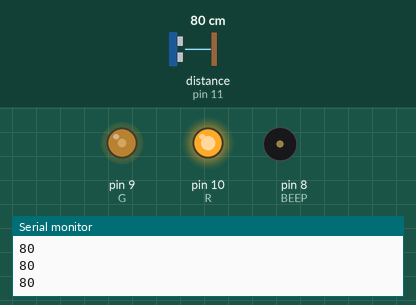
This sketch was run on a simulated Arduino Uno, built with avr-gcc and run on an emulated ATmega328P. Shown: output pins drawn as LEDs (lit = HIGH), buzzer (waves = sounding, pin HIGH), the last lines printed to the serial monitor. The test bench sets the inputs (shaded band); at power-on: distance to the obstacle (sensor on pin 11) 80 cm.

Above: at 1.2 s.
1.3 s: distance to the obstacle (sensor on pin 11) set to 2 cm
At 2.5 s:
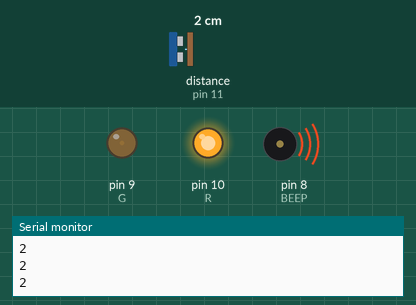
2.8 s: distance to the obstacle (sensor on pin 11) set to 18 cm
At 3.14 s:
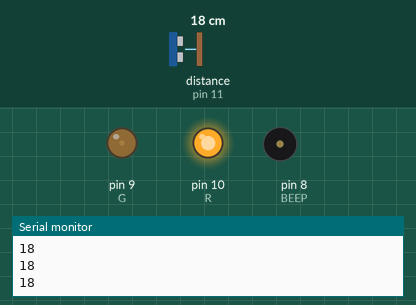
5.8 s: distance to the obstacle (sensor on pin 11) set to 60 cm
At 6.21 s:
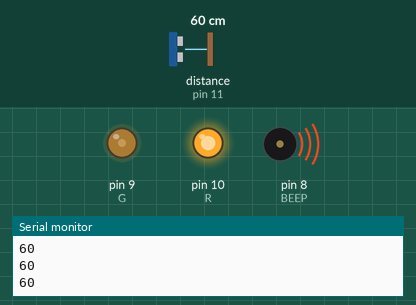
8.8 s: distance to the obstacle (sensor on pin 11) set to 120 cm
At 10.7 s:
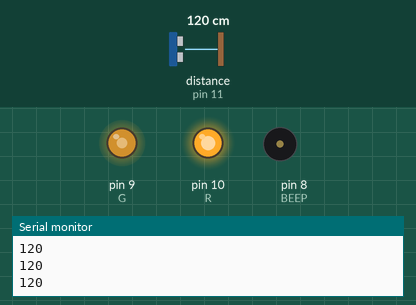
11.3 s: distance to the obstacle (sensor on pin 11) set to 250 cm
At 12.5 s:
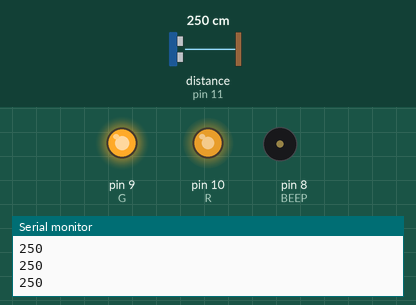
12.8 s: distance to the obstacle (sensor on pin 11) set to 35 cm
At 13.26 s:
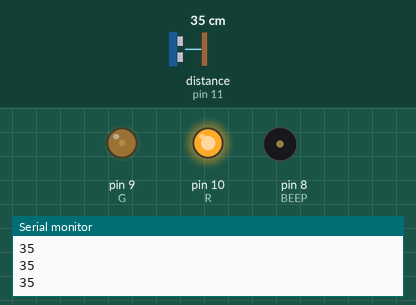
Timing chart, 0 to 16.8 s (numbered marks = the images above; inputs shaded):
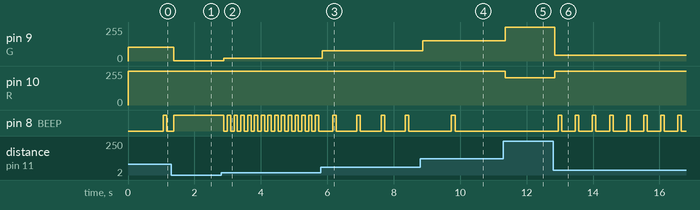

The sketch:

distance.ino
```cpp
/**
 * Distance meter with light and sound warning
 * @author Jacinto Mba <jacmba@gmail.com>
 */

#include <Ultrasonic.h>

const int R = 10; // Red light pin
const int G = 9; // Green light pin
const int BEEP = 8; // Sound beeper pin

Ultrasonic us(12,11); // Initialize ultrasonic module lib
int cont = 0; // Beep frequency counter

void setup () {
  Serial.begin(9600);

  pinMode(R, OUTPUT);
  pinMode(G, OUTPUT);
  pinMode(BEEP, OUTPUT);
}

void loop () {
  // Get distance in centimeters
  long dist = us.distanceRead(CM);
  Serial.println(dist);

  // Calculate green light intensity
  int green = (int)((float)dist / 200. * 255.);
  analogWrite(G, green);

  // Calculate red light intensity
  int red = (int)(200. / dist * 255.);
  analogWrite(R, red);

  // Trigger sound based on distance
  if(dist < 200 && dist > 5) { // Beep tones below 2 meters
    cont += (int)(200. / (float)dist);
    if(cont > 20) {
      digitalWrite(BEEP, HIGH);
      cont = 0;
    } else {
      digitalWrite(BEEP, LOW);
    }
  } else if(dist <= 5) { // Continuous tone below 5 centimeters
    digitalWrite(BEEP, HIGH);
  } else {
    digitalWrite(BEEP, LOW);
  }

  delay(100);
}
```

Measured:
- after the input at 1.3 s, pin 9 (G): 102/255 → 2/255 after 0.07 s
- after the input at 2.8 s, pin 9 (G): 2/255 → 22/255 after 0.09 s; pin 8 (BEEP): alternates HIGH for 0.10 s and LOW for 0.10 s, starting after 0.09 s
- after the input at 5.8 s, pin 9 (G): 22/255 → 76/255 after 0.05 s; pin 8 (BEEP): alternates HIGH for 0.10 s and LOW for 0.63 s, starting after 0.36 s
- after the input at 8.8 s, pin 9 (G): 76/255 → 153/255 after 0.08 s
- after the input at 11.3 s, pin 9 (G): 153/255 → 255/255 after 0.06 s; pin 10 (R): 255/255 → 204/255 after 0.07 s; pin 8 (BEEP): stays LOW (without the input it goes to HIGH after 0.70 s)
- after the input at 12.8 s, pin 9 (G): 255/255 → 44/255 after 0.05 s; pin 10 (R): 204/255 → 255/255 after 0.05 s; pin 8 (BEEP): alternates HIGH for 0.10 s and LOW for 0.41 s, starting after 0.16 s
